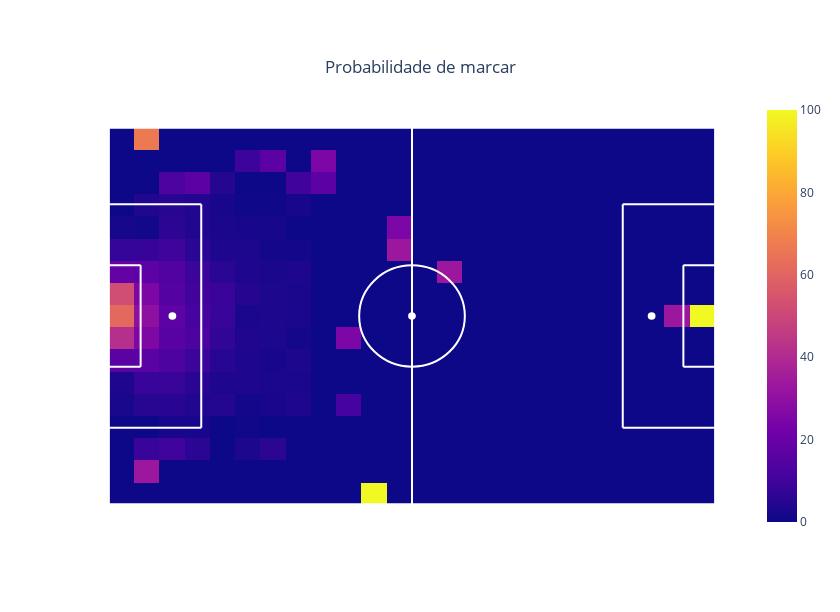

Notebook source saved alongside this figure:
### Markdown cell above
Podemos observar que a maioria dos chutes parte de dentro da área adversária, o que faz sentido. Vamos plotar agora de onde saíra os chutes que de fato resultaram em gol

### Code cell
# numero de chutes por grid
nb_goals, x, y = p.prepare_heatmap(goals, "x", "y", 24, 17)

goal_proba = np.divide(nb_goals, nb_shots, out=np.zeros_like(nb_goals), where=nb_shots!=0) * 100


# plotando o heatmap
dict_info = {"Probabilidade de marcar (em %)": {"values": goal_proba, "display_type": ".1f"},
             "Fração de chutes (em %)": {"values": share_shots, "display_type": ".2f"},
             "Numero de chutes": {"values": nb_shots, "display_type": ".0f"},
             "Numero de goals": {"values": nb_goals, "display_type": ".0f"}}
fig = p.create_heatmap(x, y, goal_proba, dict_info, title_name="Probabilidade de marcar")
fig.show()

### Figure 1 — Plotly figure (JSON) as saved in the notebook; plotly's stock layout.template omitted (floating-point values rounded to 4 significant figures; data arrays with more than 128 entries replaced by an {"elided": "..."} marker saying what was removed)
{"data": [{"hoverinfo": "text", "text": {"elided": "17x24 str values"}, "type": "heatmap", "x": [2.188, 6.562, 10.94, 15.31, 19.69, 24.06, 28.44, 32.81, 37.19, 41.56, 45.94, 50.31, 54.69, 59.06, 63.44, 67.81, 72.19, 76.56, 80.94, 85.31, 89.69, 94.06, 98.44, 102.8], "y": [66, 62, 58, 54, 50, 46, 42, 38, 34, 30, 26, 22, 18, 14, 10, 6, 2], "z": {"elided": "17x24 float values"}, "zsmooth": false}], "layout": {"autosize": false, "height": 612, "plot_bgcolor": "white", "shapes": [{"line": {"color": "white", "width": 2}, "type": "line", "x0": 52.5, "x1": 52.5, "y0": 0, "y1": 68}, {"line": {"color": "white", "width": 2}, "type": "line", "x0": 0, "x1": 16, "y0": 54.16, "y1": 54.16}, {"line": {"color": "white", "width": 2}, "type": "line", "x0": 16, "x1": 16, "y0": 54.16, "y1": 13.84}, {"line": {"color": "white", "width": 2}, "type": "line", "x0": 16, "x1": 0, "y0": 13.84, "y1": 13.84}, {"line": {"color": "white", "width": 2}, "type": "line", "x0": 0, "x1": 5.5, "y0": 24.84, "y1": 24.84}, {"line": {"color": "white", "width": 2}, "type": "line", "x0": 5.5, "x1": 5.5, "y0": 24.84, "y1": 43.16}, {"line": {"color": "white", "width": 2}, "type": "line", "x0": 5.5, "x1": 0, "y0": 43.16, "y1": 43.16}, {"line": {"color": "white", "width": 2}, "type": "line", "x0": 105, "x1": 89, "y0": 54.16, "y1": 54.16}, {"line": {"color": "white", "width": 2}, "type": "line", "x0": 89, "x1": 89, "y0": 54.16, "y1": 13.84}, {"line": {"color": "white", "width": 2}, "type": "line", "x0": 89, "x1": 105, "y0": 13.84, "y1": 13.84}, {"line": {"color": "white", "width": 2}, "type": "line", "x0": 105, "x1": 99.5, "y0": 24.84, "y1": 24.84}, {"line": {"color": "white", "width": 2}, "type": "line", "x0": 99.5, "x1": 99.5, "y0": 24.84, "y1": 43.16}, {"line": {"color": "white", "width": 2}, "type": "line", "x0": 99.5, "x1": 105, "y0": 43.16, "y1": 43.16}, {"fillcolor": "white", "line": {"color": "white"}, "type": "circle", "x0": 10.5, "x1": 11.5, "xref": "x", "y0": 33.5, "y1": 34.5, "yref": "y"}, {"fillcolor": "white", "line": {"color": "white"}, "type": "circle", "x0": 93.5, "x1": 94.5, "xref": "x", "y0": 33.5, "y1": 34.5, "yref": "y"}, {"fillcolor": "white", "line": {"color": "white"}, "type": "circle", "x0": 52, "x1": 53, "xref": "x", "y0": 33.5, "y1": 34.5, "yref": "y"}, {"line": {"color": "white"}, "type": "circle", "x0": 43.35, "x1": 61.65, "xref": "x", "y0": 24.85, "y1": 43.15, "yref": "y"}, {"line": {"color": "white", "width": 2}, "type": "line", "x0": 0, "x1": 105, "y0": 0, "y1": 0}, {"line": {"color": "white", "width": 2}, "type": "line", "x0": 0, "x1": 0, "y0": 0, "y1": 68}, {"line": {"color": "white", "width": 2}, "type": "line", "x0": 0, "x1": 105, "y0": 68, "y1": 68}, {"line": {"color": "white", "width": 2}, "type": "line", "x0": 105, "x1": 105, "y0": 0, "y1": 68}, {"line": {"color": "white", "width": 2}, "type": "line", "x0": 0, "x1": -2, "y0": 30.34, "y1": 30.34}, {"line": {"color": "white", "width": 2}, "type": "line", "x0": 0, "x1": -2, "y0": 37.66, "y1": 37.66}, {"line": {"color": "white", "width": 2}, "type": "line", "x0": -2, "x1": -2, "y0": 30.34, "y1": 37.66}, {"line": {"color": "white", "width": 2}, "type": "line", "x0": 105, "x1": 107, "y0": 30.34, "y1": 30.34}, {"line": {"color": "white", "width": 2}, "type": "line", "x0": 105, "x1": 107, "y0": 37.66, "y1": 37.66}, {"line": {"color": "white", "width": 2}, "type": "line", "x0": 107, "x1": 107, "y0": 30.34, "y1": 37.66}], "title": {"text": "Probabilidade de marcar", "x": 0.5, "xanchor": "center", "y": 0.9, "yanchor": "top"}, "width": 840, "xaxis": {"range": [-5, 110], "showgrid": false, "showticklabels": false, "zeroline": false}, "yaxis": {"range": [-5, 73], "showgrid": false, "showticklabels": false, "zeroline": false}}}
